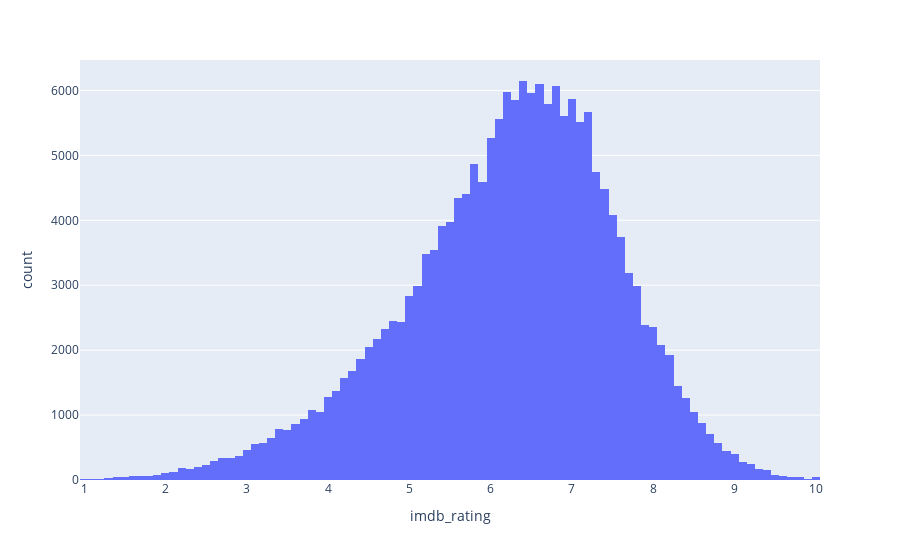

The notebook cell saved with this chart:
### Code cell
px.histogram(model_df, 'imdb_rating')

### Figure 1 — Plotly figure (JSON) as saved in the notebook; plotly's stock layout.template omitted (floating-point values rounded to 4 significant figures; data arrays with more than 128 entries replaced by an {"elided": "..."} marker saying what was removed)
{"data": [{"alignmentgroup": "True", "bingroup": "x", "hovertemplate": "imdb_rating=%{x}<br>count=%{y}<extra></extra>", "legendgroup": "", "marker": {"color": "#636efa", "pattern": {"shape": ""}}, "name": "", "offsetgroup": "", "orientation": "v", "showlegend": false, "type": "histogram", "x": {"elided": "183959 float values"}, "xaxis": "x", "yaxis": "y"}], "layout": {"barmode": "relative", "legend": {"tracegroupgap": 0}, "margin": {"t": 60}, "xaxis": {"anchor": "y", "domain": [0, 1], "title": {"text": "imdb_rating"}}, "yaxis": {"anchor": "x", "domain": [0, 1], "title": {"text": "count"}}}}
